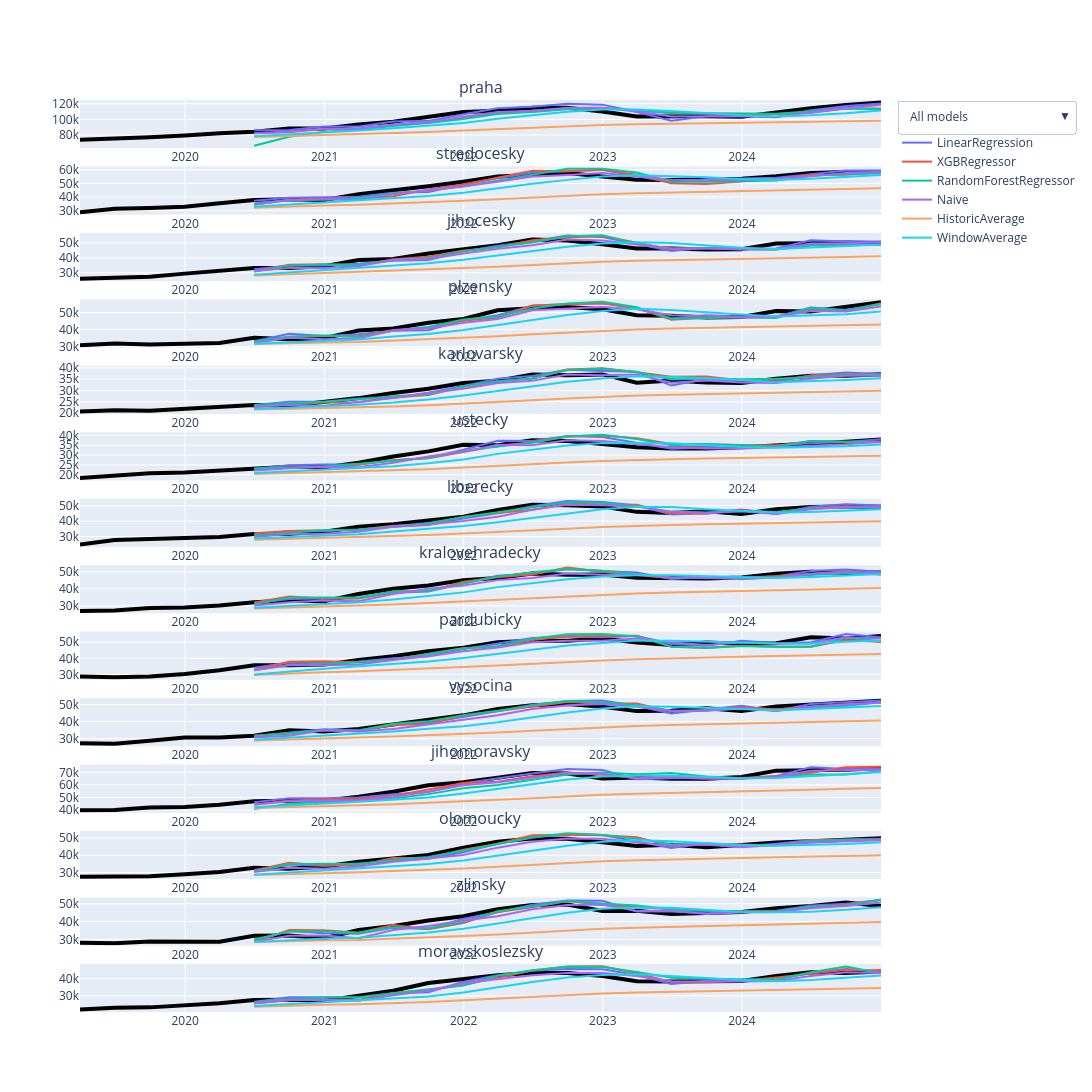

The notebook cell saved with this chart:
### Code cell
ml_forecasts = cv_results_ml.drop(columns=["price", "cutoff"])
stat_forecasts = cv_results_stat.drop(columns=["price", "cutoff"])

combined_forecasts = pd.merge(
    ml_forecasts,
    stat_forecasts,
    on=["region", "date"],
    how="inner"
)

show_graph(df, combined_forecasts)
